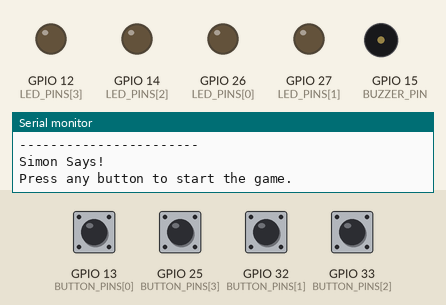
Recording of a sketch running on a simulated ESP32. On the bench: output pins drawn as LEDs (lit = HIGH), buzzer (waves = sounding), the last lines printed to the serial monitor. Dashed ring = blinking. The inputs (shaded band) are chosen by the test bench; at power-on: GPIO 13 (BUTTON_PINS[0]), GPIO 25 (BUTTON_PINS[3]), GPIO 32 (BUTTON_PINS[1]), GPIO 33 (BUTTON_PINS[2]) LOW. Random numbers use the default seed unless the sketch sets one.

Above: at 1.2 s.
1.3 s: GPIO 13 (BUTTON_PINS[0]) pulled HIGH for 0.15 s
At 2.45 s:
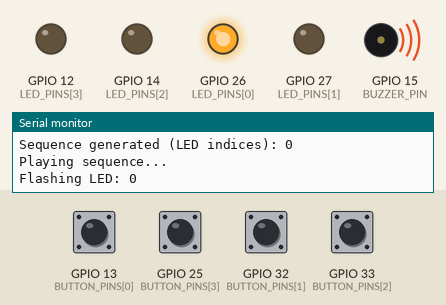
4.1 s: GPIO 25 (BUTTON_PINS[3]) pulled HIGH for 0.15 s
At 4.4 s:
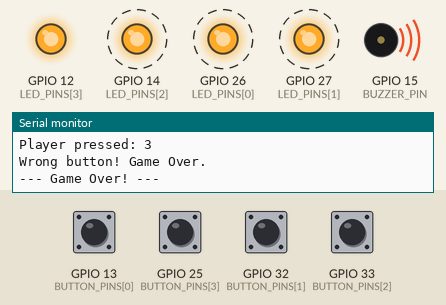
7.1 s: GPIO 32 (BUTTON_PINS[1]) pulled HIGH for 1 s
At 8.7 s:
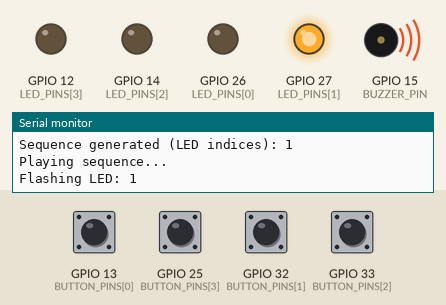
10.3 s: GPIO 33 (BUTTON_PINS[2]) pulled HIGH for 0.15 s
At 10.4 s:
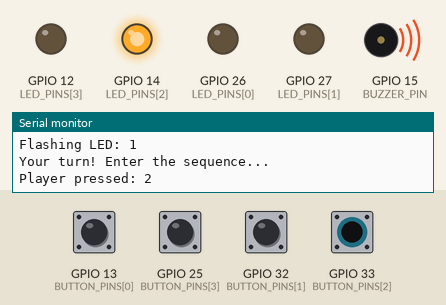
13.3 s: GPIO 33 (BUTTON_PINS[2]) pulled HIGH for 1 s
At 14.9 s:
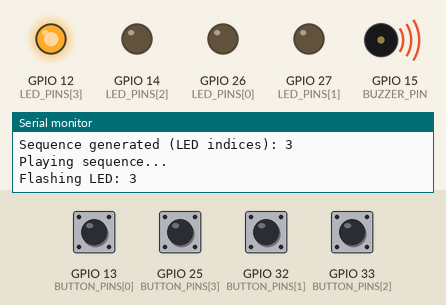
16.5 s: GPIO 25 (BUTTON_PINS[3]) pulled HIGH for 1 s
At 17.9 s:
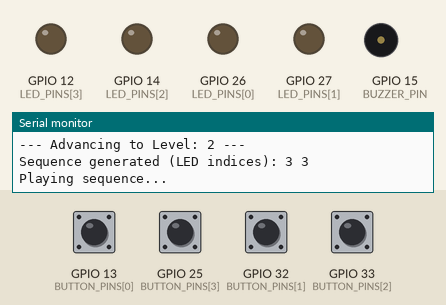
Timing chart, 0 to 20.6 s (numbered marks = the images above; inputs shaded):
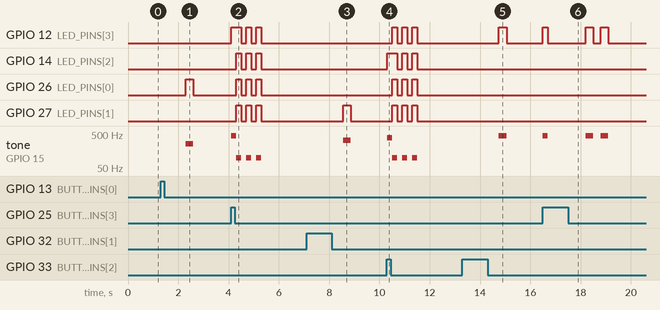

Measured:
- after the input at 1.3 s, GPIO 26 (LED_PINS[0]): LOW → HIGH after 1.0 s, → LOW 0.30 s later; tone on GPIO 15 (BUZZER_PIN): silent → 262 Hz after 1.0 s, → silent 0.30 s later
- after the input at 4.1 s, GPIO 12 (LED_PINS[3]): LOW → HIGH at once, then repeats every 0.40 s: LOW 0.20 s, HIGH 0.20 s, until it stays LOW from 5.3 s; GPIO 14 (LED_PINS[2]): alternates HIGH for 0.20 s and LOW for 0.20 s, 6 changes in all, then stays LOW, starting after 0.20 s
- after the input at 7.1 s, GPIO 27 (LED_PINS[1]): LOW → HIGH after 1.5 s, → LOW 0.30 s later; tone on GPIO 15 (BUZZER_PIN): silent → 330 Hz after 1.5 s, → silent 0.30 s later
- after the input at 10.3 s, GPIO 12 (LED_PINS[3]): alternates HIGH for 0.20 s and LOW for 0.20 s, 6 changes in all, then stays LOW, starting after 0.20 s; GPIO 14 (LED_PINS[2]): LOW → HIGH at once, then repeats every 0.40 s: LOW 0.20 s, HIGH 0.20 s, until it stays LOW from 11.5 s
- after the input at 13.3 s, GPIO 12 (LED_PINS[3]): LOW → HIGH after 1.5 s, → LOW 0.30 s later; tone on GPIO 15 (BUZZER_PIN): silent → 440 Hz after 1.5 s, → silent 0.30 s later
- after the input at 16.5 s, GPIO 12 (LED_PINS[3]): goes HIGH 0.20 s, LOW 1.5 s, HIGH 0.30 s, LOW 0.30 s, HIGH 0.30 s, then LOW, starting at once; tone on GPIO 15 (BUZZER_PIN): goes 440 Hz 0.20 s, silent 1.5 s, 440 Hz 0.30 s, silent 0.30 s, 440 Hz 0.30 s, then silent, starting at once

The sketch:

simon_says.ino
```cpp
#include <Arduino.h>

const int LED_PINS[] = {26, 27, 14, 12};
const int NUM_LEDS = sizeof(LED_PINS) / sizeof(LED_PINS[0]);

const int BUTTON_PINS[] = {13, 32, 33, 25};
const int NUM_BUTTONS = sizeof(BUTTON_PINS) / sizeof(BUTTON_PINS[0]);

const int BUZZER_PIN = 15;

int gameSequence[100];
int sequenceLength = 1;
int playerTurnIndex = 0;
bool gameActive = false;
bool gameOver = false;
unsigned long lastButtonPressTime = 0;
const long DEBOUNCE_DELAY = 50;

const int TONE_FREQS[] = {262, 330, 392, 440};

void playTone(int freq, int duration) {
    tone(BUZZER_PIN, freq, duration);
    delay(duration);
    noTone(BUZZER_PIN);
}

void generateNextStep() {
    gameSequence[sequenceLength - 1] = random(NUM_LEDS);
    Serial.print("Sequence generated (LED indices): ");
    for (int i = 0; i < sequenceLength; i++) {
        Serial.print(gameSequence[i]);
        Serial.print(" ");
    }
    Serial.println();
}

void playSequence() {
    Serial.println("Playing sequence...");
    delay(1000);

    for (int i = 0; i < sequenceLength; i++) {
        int currentLED = gameSequence[i];
        Serial.print("Flashing LED: ");
        Serial.println(currentLED);

        digitalWrite(LED_PINS[currentLED], HIGH);
        playTone(TONE_FREQS[currentLED], 300);
        digitalWrite(LED_PINS[currentLED], LOW);

        delay(300);
    }
    playerTurnIndex = 0;
    Serial.println("Your turn! Enter the sequence...");
}


void startGame() {
    Serial.println("\n--- Game Started! ---");
    Serial.println("Level: 1");
    Serial.println("Watch the sequence...");
    gameActive = true;
    gameOver = false;
    sequenceLength = 1;
    playerTurnIndex = 0;
    generateNextStep();
    playSequence();
}

void resetGame() {
    Serial.println("\n--- Game Reset! ---");
    Serial.println("Simon Says!");
    Serial.println("Press any button to start the game.");
    gameOver = false;
    gameActive = false;
    sequenceLength = 1;
    playerTurnIndex = 0;
    for (int i = 0; i < NUM_LEDS; i++) {
        digitalWrite(LED_PINS[i], LOW);
    }
    noTone(BUZZER_PIN);
}

void advanceGame() {
    sequenceLength++;
    Serial.print("\n--- Advancing to Level: ");
    Serial.print(sequenceLength);
    Serial.println(" ---");

    generateNextStep();
    playSequence();
}

void endGame() {
    Serial.println("\n--- Game Over! ---");
    gameOver = true;
    gameActive = false;

    for (int i = 0; i < 3; i++) {
        for (int j = 0; j < NUM_LEDS; j++) {
            digitalWrite(LED_PINS[j], HIGH);
        }
        playTone(100, 200);
        for (int j = 0; j < NUM_LEDS; j++) {
            digitalWrite(LED_PINS[j], LOW);
        }
        delay(200);
    }

    Serial.print("Final Score: ");
    Serial.println(sequenceLength - 1);
    delay(2000);

    Serial.println("Press any button to restart...");
}

void handlePlayerInput() {
    for (int i = 0; i < NUM_BUTTONS; i++) {
        if (digitalRead(BUTTON_PINS[i]) == HIGH) {
            if (millis() - lastButtonPressTime > DEBOUNCE_DELAY) {
                lastButtonPressTime = millis();
                int pressedButton = i;

                Serial.print("Player pressed: ");
                Serial.println(pressedButton);

                digitalWrite(LED_PINS[pressedButton], HIGH);
                playTone(TONE_FREQS[pressedButton], 200);
                digitalWrite(LED_PINS[pressedButton], LOW);

                if (pressedButton == gameSequence[playerTurnIndex]) {
                    playerTurnIndex++;
                    Serial.print("Correct! Current index: ");
                    Serial.println(playerTurnIndex);
                } else {
                    Serial.println("Wrong button! Game Over.");
                    endGame();
                    return;
                }
            }
        }
    }
}

void setup() {
    Serial.begin(460800);
    Serial.println("--- Simon Says Game ---");
    Serial.println("Connect to Serial Monitor at 115200 baud.");
    Serial.println("-----------------------");
    randomSeed(analogRead(0));

    for (int i = 0; i < NUM_LEDS; i++) {
        pinMode(LED_PINS[i], OUTPUT);
        digitalWrite(LED_PINS[i], LOW);
    }

    for (int i = 0; i < NUM_BUTTONS; i++) {
        pinMode(BUTTON_PINS[i], INPUT_PULLDOWN);
    }

    pinMode(BUZZER_PIN, OUTPUT);
    digitalWrite(BUZZER_PIN, LOW);

    Serial.println("\nSimon Says!");
    Serial.println("Press any button to start the game.");
}

void loop() {
    if (!gameActive && !gameOver) {
        for (int i = 0; i < NUM_BUTTONS; i++) {
            if (digitalRead(BUTTON_PINS[i]) == HIGH) {
                if (millis() - lastButtonPressTime > DEBOUNCE_DELAY) {
                    lastButtonPressTime = millis();
                    startGame();
                    break;
                }
            }
        }
    } else if (gameActive && !gameOver) {
        if (playerTurnIndex == sequenceLength) {
            delay(500);
            advanceGame();
        } else {
            handlePlayerInput();
        }
    } else if (gameOver) {
        for (int i = 0; i < NUM_BUTTONS; i++) {
            if (digitalRead(BUTTON_PINS[i]) == LOW) {
                if (millis() - lastButtonPressTime > DEBOUNCE_DELAY) {
                    lastButtonPressTime = millis();
                    resetGame();
                    break;
                }
            }
        }
    }
}
```
